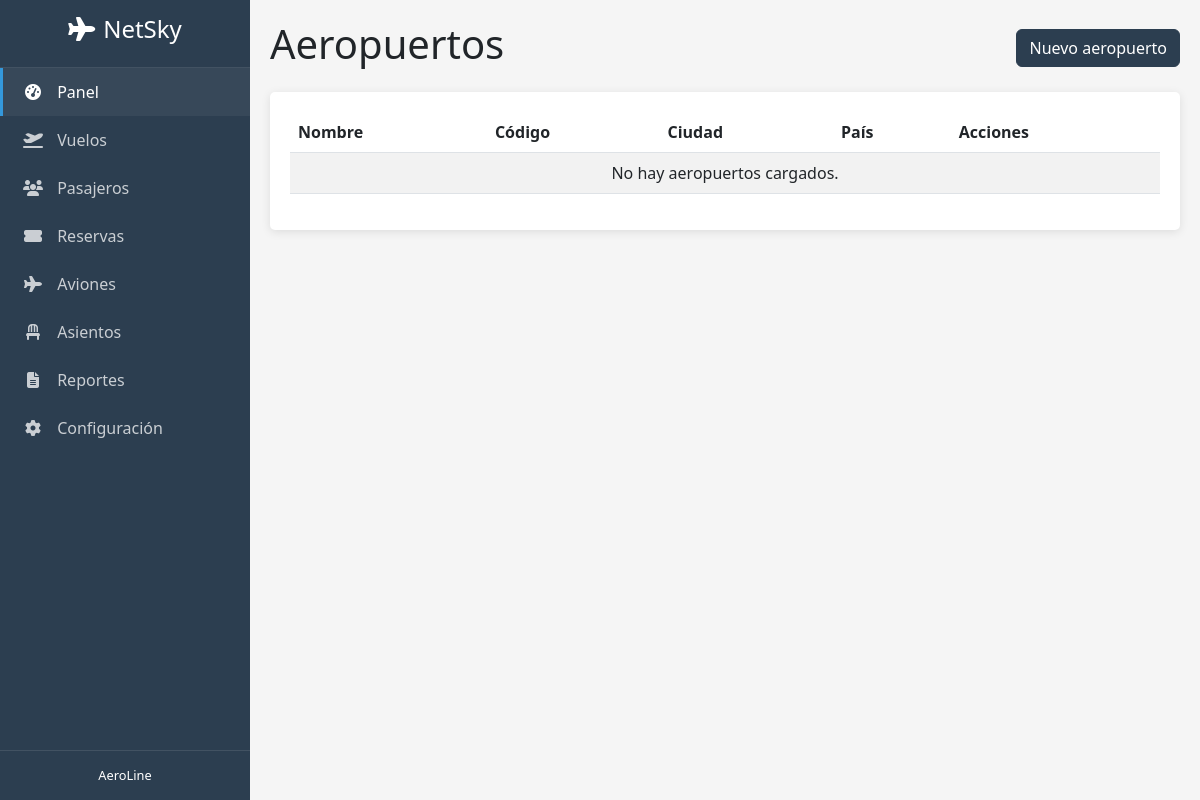
The app's page /flight/airports/, older data.
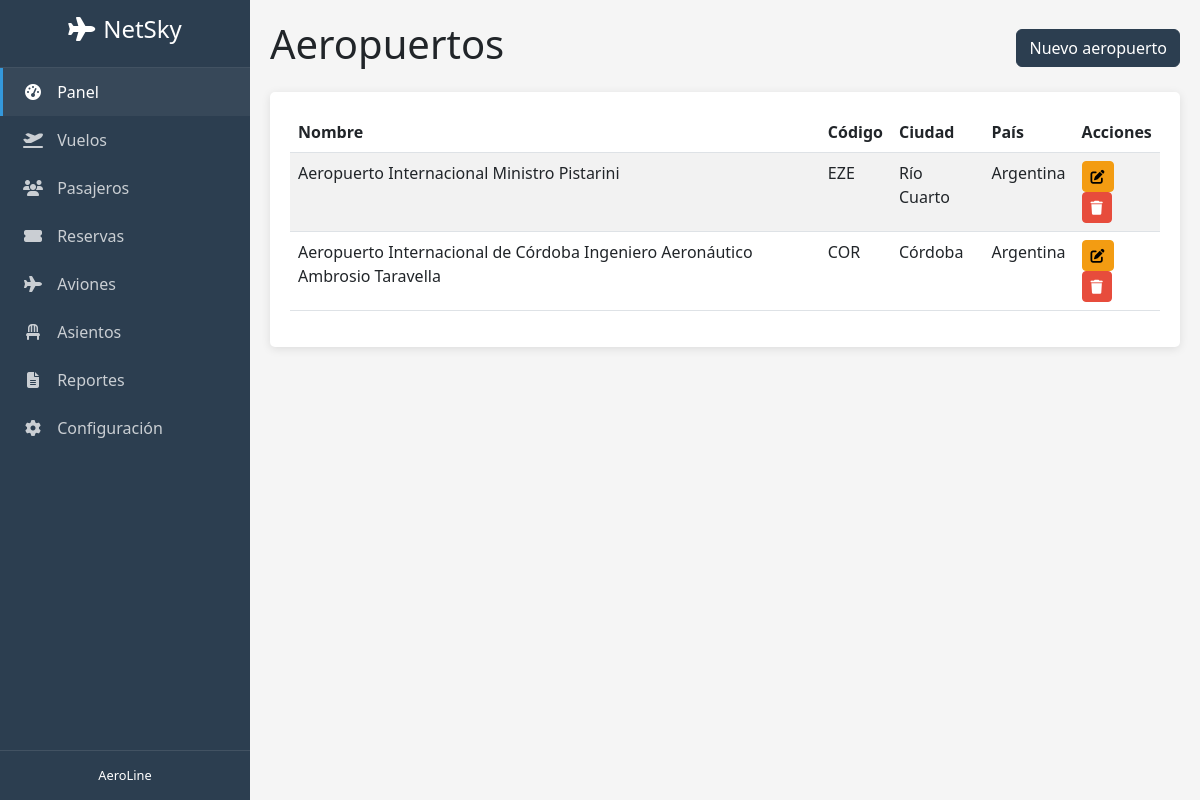
The same page, newer data.
### flight/models.py (models this page shows, shortened)
class Airport(models.Model):
    name = models.CharField(max_length=100)
    code = models.CharField(max_length=10, unique=True)  # Ej: EZE, BRC, etc.
    city = models.CharField(max_length=100)
    country = models.CharField(max_length=100)

### flight/views.py (the view)
# urls.py: path('airports/', AirportList.as_view(), name='airport_list'),
class AirportList(ListView):
    model = Airport
    template_name = 'airports_list.html'
    context_object_name = 'airports'
    def get_queryset(self):
        return AirportService.get_all()

### flight/repositories/flight.py (called while the page is built)
    @staticmethod
    def get_all():
        return Airport.objects.all()

### flight/services/flight.py (called while the page is built)
    @staticmethod
    def get_all():
        return AirportRepository.get_all()

### skynet_app/context_processors.py (called while the page is built)
def get_time_data(request):
    return {
        'current_year': date.today().year,
        'current_date': date.today()
    }

### flight/templates/flight/airport_list.html (shortened to what this page needs)
{% extends "home/base.html" %}
{% block content %}
<div class="d-flex justify-content-between align-items-center mb-3">
    <h1>Aeropuertos</h1>
    <a href="{% url 'airport_create' %}" class="btn btn-primary">Nuevo aeropuerto</a>
</div>
<div class="table-container">
    <table class="table table-striped datatable">
        <thead>
            <tr>
                <th>Nombre</th>
                <th>Código</th>
                <th>Ciudad</th>
                <th>País</th>
                <th>Acciones</th>
            </tr>
        </thead>
        <tbody>
            {% for airport in airports %}
            <tr>
                <td>{{ airport.name }}</td>
                <td>{{ airport.code }}</td>
                <td>{{ airport.city }}</td>
                <td>{{ airport.country }}</td>
                <td>
                    <a href="{% url 'airport_update' airport.id %}" class="btn btn-warning btn-sm me-1">
                        <i class="fas fa-edit"></i>
                    </a>
                    <button
                        onclick="showConfirmModal('¿Seguro que querés eliminar el aeropuerto {{ airport.name }}?', '{% url 'airport_delete' airport.id %}')"
                        class="btn btn-danger btn-sm">
                        <i class="fas fa-trash"></i>
                    </button>
                </td>
            </tr>
            {% empty %}
            <tr><td colspan="5" class="text-center">No hay aeropuertos cargados.</td></tr>
            {% endfor %}
        </tbody>
    </table>
</div>
{% endblock %}

Row changes from the older to the newer data that the page shows:
added Airport: name "Aeropuerto Internacional Ministro Pistarini", code "EZE", city "Río Cuarto", country "Argentina"
added Airport: name "Aeropuerto Internacional de Córdoba Ingeniero Aeronáutico Ambrosio Taravella", code "COR", city "Córdoba", country "Argentina"
Text that changed along with them:
text no longer shown: "No hay aeropuertos cargados."
